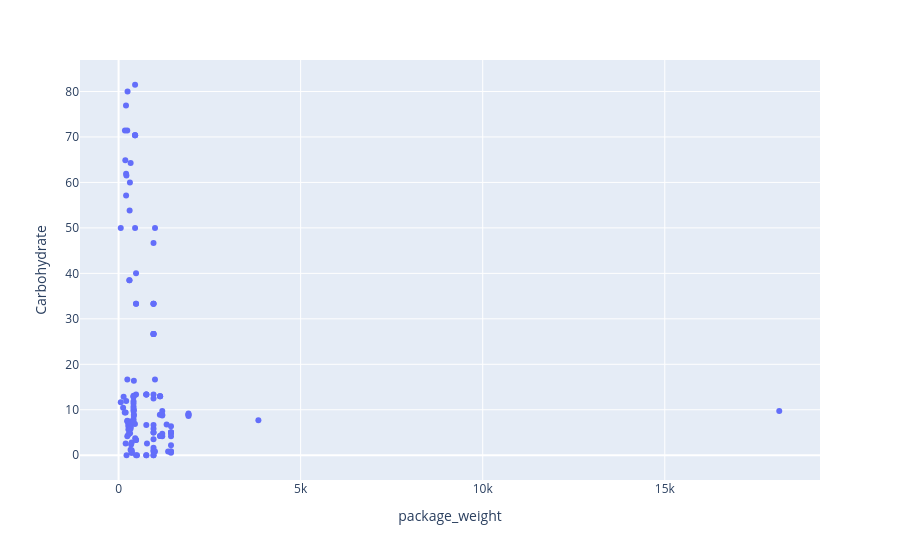

The notebook cell saved with this chart:
### Code cell
sugar_vs_weight =caffiene[['Carbohydrate', 'package_weight']]
px.scatter(sugar_vs_weight, x='package_weight', y='Carbohydrate')

### Figure 1 — Plotly figure (JSON) as saved in the notebook; plotly's stock layout.template omitted (floating-point values rounded to 4 significant figures; data arrays with more than 128 entries replaced by an {"elided": "..."} marker saying what was removed)
{"data": [{"hovertemplate": "package_weight=%{x}<br>Carbohydrate=%{y}<extra></extra>", "legendgroup": "", "marker": {"color": "#636efa", "symbol": "circle"}, "mode": "markers", "name": "", "orientation": "v", "showlegend": false, "type": "scatter", "x": {"elided": "135 float values"}, "xaxis": "x", "y": {"elided": "135 float values"}, "yaxis": "y"}], "layout": {"legend": {"tracegroupgap": 0}, "margin": {"t": 60}, "xaxis": {"anchor": "y", "domain": [0, 1], "title": {"text": "package_weight"}}, "yaxis": {"anchor": "x", "domain": [0, 1], "title": {"text": "Carbohydrate"}}}}
